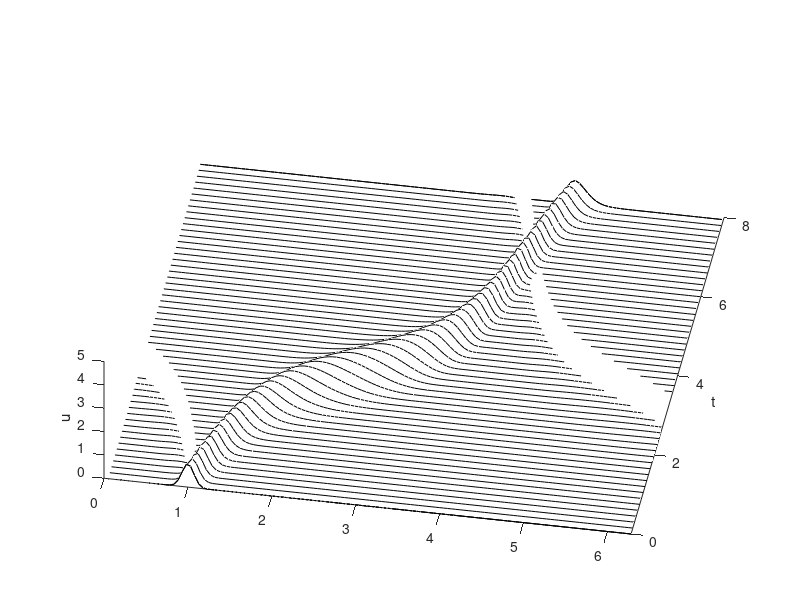

Write MATLAB code to recreate this figure.
%Program 6 from trefethen(Spectral Method in Matlab)
% p6.m - variable coefficient wave equation
% Grid, variable coefficient, and initial data:
N = 128; h = 2*pi/N; x = h*(1:N); t = 0; dt = h/4;
c = .2 + sin(x-1).^2;
v = exp(-100*(x-1).^2); vold = exp(-100*(x-.2*dt-1).^2);
% Time-stepping by leap frog formula:
tmax = 8; tplot = .15; clf, drawnow
plotgap = round(tplot/dt); dt = tplot/plotgap;
nplots = round(tmax/tplot);
data = [v; zeros(nplots,N)]; tdata = t;
for i = 1:nplots
for n = 1:plotgap
t = t+dt;
v_hat = fft(v);
w_hat = 1i*[0:N/2-1 0 -N/2+1:-1] .* v_hat;
w = real(ifft(w_hat));
vnew = vold - 2*dt*c.*w; vold = v; v = vnew;
end
data(i+1,:) = v; tdata = [tdata; t];
end
waterfall(x,tdata,data), view(10,70), colormap([0 0 0])
axis([0 2*pi 0 tmax 0 5]), ylabel t, zlabel u, grid off